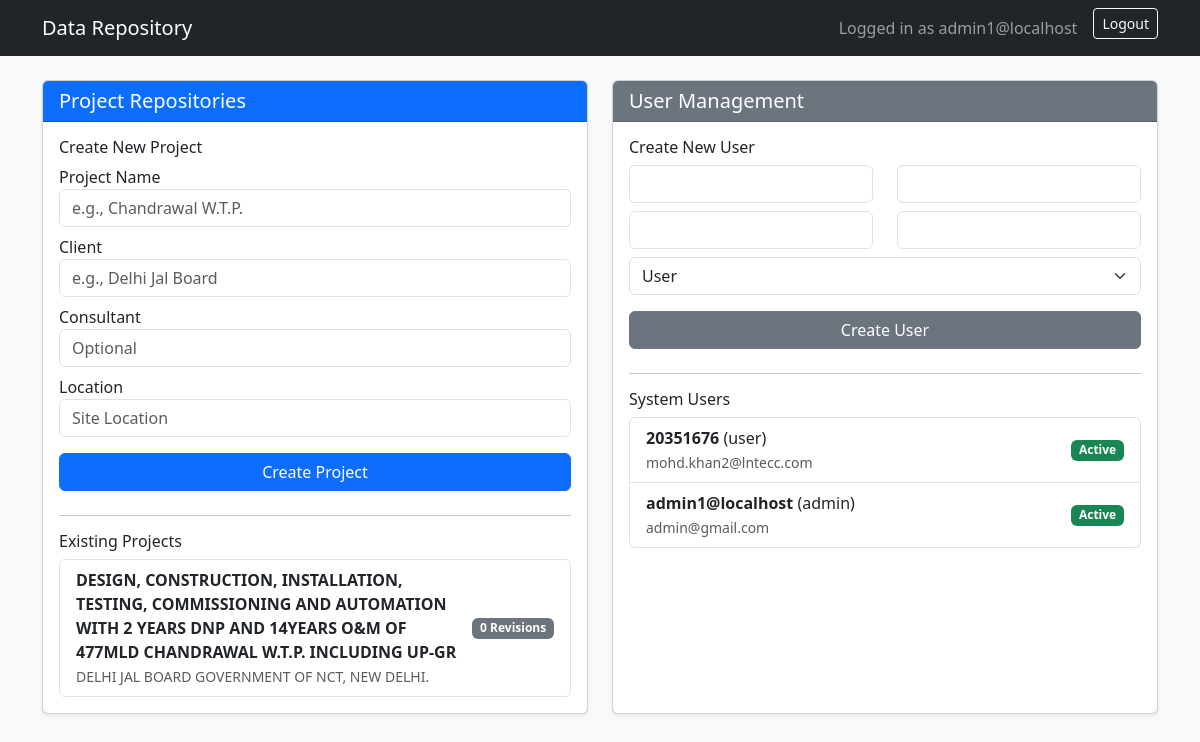
Page /admin/ (signed in) on the committed database.
### models.py (models this page shows, shortened)
class User(UserMixin, db.Model):
    __tablename__ = "users"
    id           = db.Column(db.Integer,     primary_key=True)
    username     = db.Column(db.String(64),  unique=True, nullable=False, index=True)
    email        = db.Column(db.String(120), unique=True, nullable=False, index=True)
    password_hash= db.Column(db.String(256), nullable=False)
    role         = db.Column(db.String(16),  nullable=False, default="user")
    is_active    = db.Column(db.Boolean,     nullable=False, default=True)
    created_at   = db.Column(db.DateTime,    default=lambda: datetime.now(timezone.utc))
    last_login   = db.Column(db.DateTime,    nullable=True)
    revisions    = db.relationship('DocumentRevision', backref='author', lazy=True)
    @property
    def is_admin(self) -> bool:
        return self.role == "admin"

class Project(db.Model):
    __tablename__ = "projects"
    id          = db.Column(db.Integer, primary_key=True)
    name        = db.Column(db.String(150), unique=True, nullable=False)
    client      = db.Column(db.String(150), nullable=False)
    consultant  = db.Column(db.String(150), nullable=True)
    location    = db.Column(db.String(150), nullable=True)
    created_at  = db.Column(db.DateTime, default=lambda: datetime.now(timezone.utc))
    revisions   = db.relationship('DocumentRevision', backref='project', lazy=True, cascade="all, delete-orphan")

### app.py (the view)
@admin_bp.route("/")
@admin_required
def dashboard():
    users = User.query.order_by(User.created_at.desc()).all()
    projects = Project.query.order_by(Project.created_at.desc()).all()
    user_form = RegisterForm()
    project_form = ProjectForm()
    return render_template("admin.html", users=users, projects=projects,
                           user_form=user_form, project_form=project_form)

### forms.py (shortened to what this page needs)
class RegisterForm(FlaskForm):
    username  = StringField("Username", validators=[DataRequired(), Length(min=3, max=64)])
    email     = StringField("Email", validators=[DataRequired(), Email(), Length(max=120)])
    password  = PasswordField("Password", validators=[DataRequired(), Length(min=8, max=128)])
    password2 = PasswordField("Confirm Password", validators=[DataRequired(), EqualTo("password")])
    role      = SelectField("Role", choices=[(r, r.capitalize()) for r in ROLES], default="user")
    submit    = SubmitField("Create User")

class ProjectForm(FlaskForm):
    name       = StringField("Project Name", validators=[DataRequired(), Length(max=150)], render_kw={"placeholder": "e.g., Chandrawal W.T.P."})
    client     = StringField("Client", validators=[DataRequired(), Length(max=150)], render_kw={"placeholder": "e.g., Delhi Jal Board"})
    consultant = StringField("Consultant", validators=[Length(max=150)], render_kw={"placeholder": "Optional"})
    location   = StringField("Location", validators=[Length(max=150)], render_kw={"placeholder": "Site Location"})
    submit     = SubmitField("Create Project")

### app.py (called while the page is built)
def admin_required(f):
    @functools.wraps(f)
    @login_required
    def wrapped(*args, **kwargs):
        if not current_user.is_admin:
            abort(403)
        return f(*args, **kwargs)
    return wrapped

def create_app():
    app = Flask(__name__)
    app.config.from_object(get_config())
    db.init_app(app)
    login_manager.init_app(app)
    csrf.init_app(app)
    limiter.init_app(app)
    @login_manager.user_loader
    def load_user(user_id):
        return User.query.get(int(user_id))
    app.register_blueprint(auth_bp)
    app.register_blueprint(admin_bp)
    app.register_blueprint(cis_bp)
    with app.app_context():
        db.create_all()
    @app.errorhandler(403)
    def forbidden(e): return render_template("errors/403.html"), 403
    @app.errorhandler(404)
    def not_found(e): return render_template("errors/404.html"), 404
    @app.errorhandler(500)
    def server_error(e): return render_template("errors/500.html"), 500
    return app

### templates/admin.html (shortened to what this page needs)
<!DOCTYPE html>
<html lang="en">
<head>
    <link href="https://cdn.jsdelivr.net/npm/bootstrap@5.3.0/dist/css/bootstrap.min.css" rel="stylesheet">
</head>
<body class="bg-light">
<nav class="navbar navbar-expand-lg navbar-dark bg-dark mb-4">
    <div class="container">
        <a class="navbar-brand" href="{{ url_for('cis.index') }}">Data Repository</a>
        <div class="ms-auto d-flex gap-3">
            <span class="navbar-text">Logged in as {{ current_user.username }}</span>
            <form action="{{ url_for('auth.logout') }}" method="POST">
                <button class="btn btn-outline-light btn-sm" type="submit">Logout</button>
            </form>
        </div>
    </div>
</nav>
<div class="container">
    <div class="row">
        <div class="col-md-6 mb-4">
            <div class="card shadow-sm h-100">
                <div class="card-header bg-primary text-white">
                    <h5 class="mb-0">Project Repositories</h5>
                </div>
                <div class="card-body">
                    <h6>Create New Project</h6>
                    <form action="{{ url_for('admin.create_project') }}" method="POST" class="mb-4">
                        <div class="mb-2">
                            {{ project_form.name.label }}
                            {{ project_form.name(class="form-control") }}
                        </div>
                        <div class="mb-2">
                            {{ project_form.client.label }}
                            {{ project_form.client(class="form-control") }}
                        </div>
                        <div class="mb-2">
                            {{ project_form.consultant.label }}
                            {{ project_form.consultant(class="form-control") }}
                        </div>
                        <div class="mb-3">
                            {{ project_form.location.label }}
                            {{ project_form.location(class="form-control") }}
                        </div>
                        {{ project_form.submit(class="btn btn-primary w-100") }}
                    </form>
                    <hr>
                    <h6>Existing Projects</h6>
                    <ul class="list-group">
                        {% for p in projects %}
                        <li class="list-group-item d-flex justify-content-between align-items-center">
                            <div>
                                <strong>{{ p.name }}</strong><br>
                                <small class="text-muted">{{ p.client }}</small>
                            </div>
                            <span class="badge bg-secondary">{{ p.revisions|length }} Revisions</span>
                        </li>
                        {% else %}
                        <li class="list-group-item text-muted">No projects created yet.</li>
                        {% endfor %}
                    </ul>
                </div>
            </div>
        </div>
        <div class="col-md-6 mb-4">
            <div class="card shadow-sm h-100">
                <div class="card-header bg-secondary text-white">
                    <h5 class="mb-0">User Management</h5>
                </div>
                <div class="card-body">
                    <h6>Create New User</h6>
                    <form action="{{ url_for('admin.create_user') }}" method="POST" class="mb-4">
                        <div class="row mb-2">
                            <div class="col">{{ user_form.username(class="form-control") }}</div>
                            <div class="col">{{ user_form.email(class="form-control") }}</div>
                        </div>
                        <div class="row mb-2">
                            <div class="col">{{ user_form.password(class="form-control") }}</div>
                            <div class="col">{{ user_form.password2(class="form-control") }}</div>
                        </div>
                        <div class="mb-3">
                            {{ user_form.role(class="form-select") }}
                        </div>
                        {{ user_form.submit(class="btn btn-secondary w-100") }}
                    </form>
                    <hr>
                    <h6>System Users</h6>
                    <ul class="list-group">
                        {% for u in users %}
                        <li class="list-group-item d-flex justify-content-between align-items-center">
                            <div>
                                <strong>{{ u.username }}</strong> ({{ u.role }})<br>
                                <small class="text-muted">{{ u.email }}</small>
                            </div>
                            {% if u.is_active %}
                                <span class="badge bg-success">Active</span>
                            {% else %}
                                <span class="badge bg-danger">Disabled</span>
                            {% endif %}
                        </li>
                        {% endfor %}
                    </ul>
                </div>
            </div>
        </div>
    </div>
</div>
</body>
</html>

### rows in the picture
User: username "admin1@localhost", role "admin", email "admin@gmail.com", is_active "Active"
Project: name "DESIGN, CONSTRUCTION, INSTALLATION, TESTING, COMMISSIONING AND AUTOMATION WITH 2 YEARS DNP AND 14YEARS O&M OF 477MLD CHANDRAWAL W.T.P. INCLUDING UP-GR", client "DELHI JAL BOARD GOVERNMENT OF NCT, NEW DELHI.", revisions|length "0"
User: username "20351676", role "user", email "mohd.khan2@lntecc.com", is_active "Active"

### other values in the picture
{{ project_form.name.label }} "Project Name"
{{ project_form.client.label }} "Client"
{{ project_form.consultant.label }} "Consultant"
{{ project_form.location.label }} "Location"
